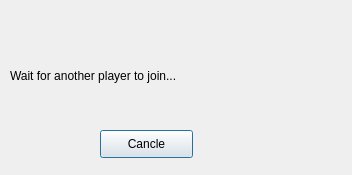
<?xml version="1.0" encoding="UTF-8"?>
<ui version="4.0">
 <class>WaitDialog</class>
 <widget class="QDialog" name="WaitDialog">
  <property name="geometry">
   <rect>
    <x>0</x>
    <y>0</y>
    <width>352</width>
    <height>175</height>
   </rect>
  </property>
  <property name="windowTitle">
   <string>Dialog</string>
  </property>
  <widget class="QPushButton" name="pushButton">
   <property name="geometry">
    <rect>
     <x>100</x>
     <y>130</y>
     <width>93</width>
     <height>28</height>
    </rect>
   </property>
   <property name="text">
    <string>Cancle</string>
   </property>
  </widget>
  <widget class="QLabel" name="label">
   <property name="geometry">
    <rect>
     <x>10</x>
     <y>60</y>
     <width>281</width>
     <height>31</height>
    </rect>
   </property>
   <property name="text">
    <string>Wait for another player to join...</string>
   </property>
  </widget>
 </widget>
 <resources/>
 <connections/>
</ui>
